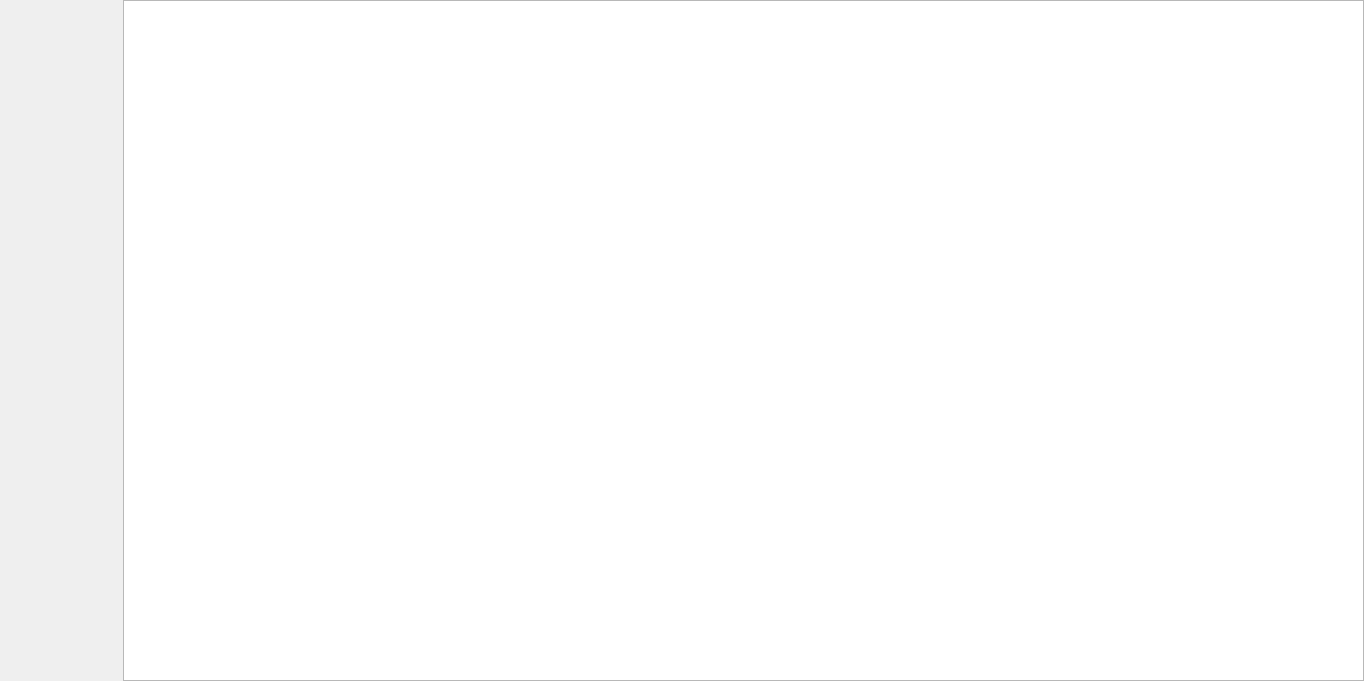
<?xml version="1.0" encoding="UTF-8"?>
<ui version="4.0">
 <class>MainWindow</class>
 <widget class="QMainWindow" name="MainWindow">
  <property name="geometry">
   <rect>
    <x>0</x>
    <y>0</y>
    <width>1364</width>
    <height>681</height>
   </rect>
  </property>
  <property name="windowTitle">
   <string>MainWindow</string>
  </property>
  <widget class="QWidget" name="centralwidget">
   <widget class="CodeEditor" name="textEdit">
    <property name="geometry">
     <rect>
      <x>123</x>
      <y>0</y>
      <width>1241</width>
      <height>681</height>
     </rect>
    </property>
    <property name="plainText">
     <string/>
    </property>
   </widget>
  </widget>
 </widget>
 <customwidgets>
  <customwidget>
   <class>CodeEditor</class>
   <extends>QPlainTextEdit</extends>
   <header>codeeditor.h</header>
  </customwidget>
 </customwidgets>
 <resources/>
 <connections/>
</ui>
